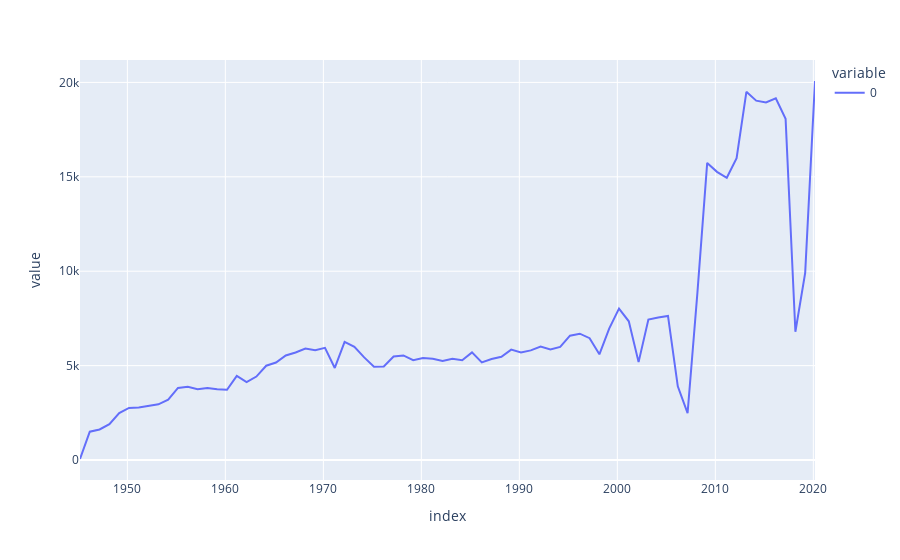

Here is the notebook cell this chart was saved with:
### Markdown cell above
### Some Exploration

### Code cell
k = api.search_for(" ", "content",limit = 0, facet_time = "1year")
k.get_facets().plot(backend = "plotly")
